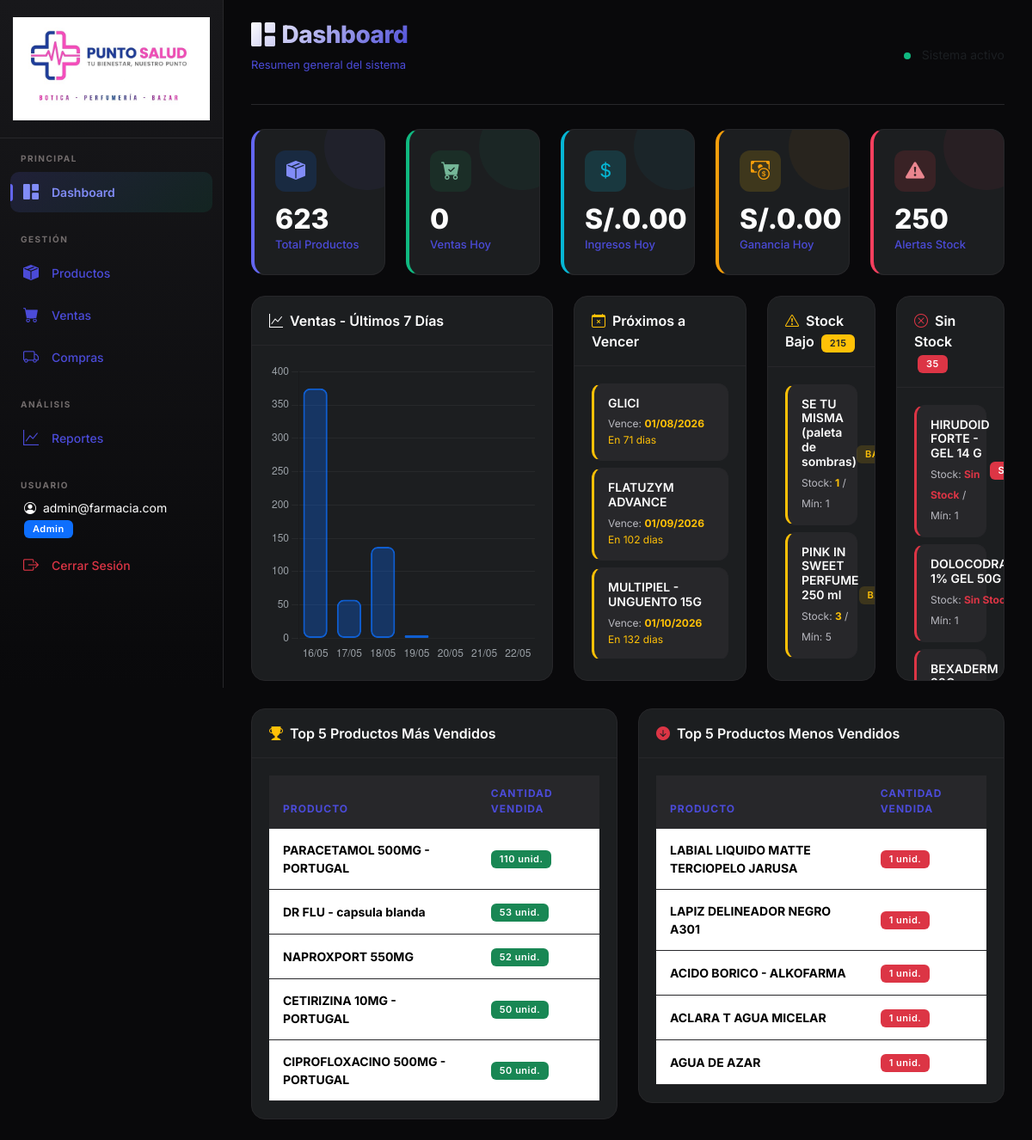
Page / (signed in) on the earlier database version.
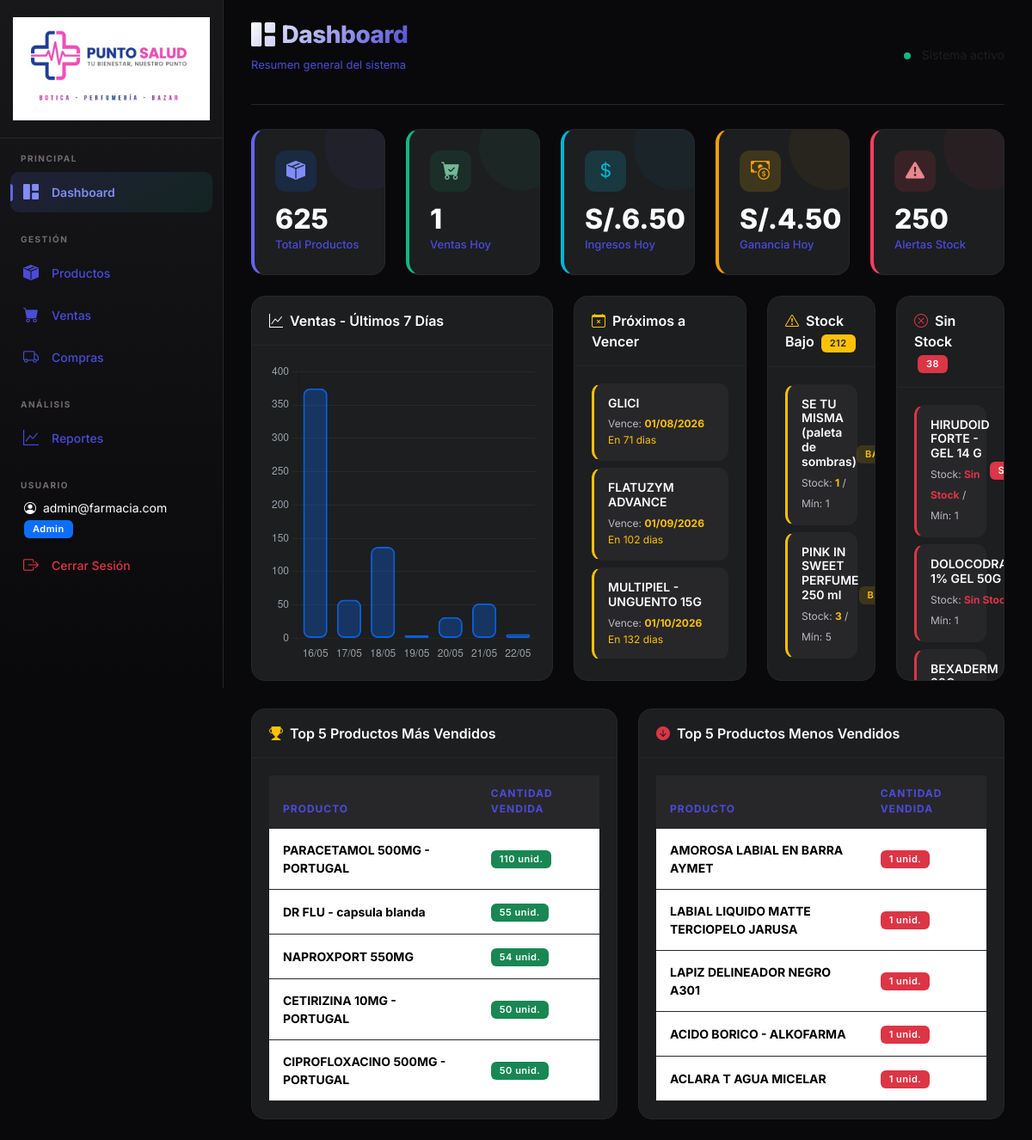
Same page on the later database version.
### models.py (models this page shows, shortened)
class Producto(db.Model):
    __tablename__ = 'productos'
    id = db.Column(db.Integer, primary_key=True)
    nombre = db.Column(db.String(200), nullable=False)
    descripcion = db.Column(db.Text, nullable=True)
    categoria = db.Column(db.String(100), nullable=True, default='General')
    lote = db.Column(db.String(100), nullable=True)
    codigo_barras = db.Column(db.String(100), nullable=True, index=True)
    precio_compra = db.Column(db.Float, nullable=False, default=0.0)
    precio_venta = db.Column(db.Float, nullable=False, default=0.0)
    stock = db.Column(db.Integer, nullable=False, default=0)
    stock_minimo = db.Column(db.Integer, nullable=False, default=5)
    fecha_vencimiento = db.Column(db.Date, nullable=True)
    precio_blister = db.Column(db.Float, nullable=True, default=0.0)
    precio_caja = db.Column(db.Float, nullable=True, default=0.0)
    fecha_creacion = db.Column(db.DateTime, default=datetime.now)
    detalles_venta = db.relationship('DetalleVenta', backref='producto', lazy=True)
    detalles_compra = db.relationship('DetalleCompra', backref='producto', lazy=True)

### app.py (the view)
@app.route('/')
@login_required
def dashboard():
    total_productos = Producto.query.count()
    productos_stock_bajo = Producto.query.filter(Producto.stock <= Producto.stock_minimo, Producto.stock > 0).all()
    productos_sin_stock = Producto.query.filter(Producto.stock == 0).all()
    hoy = datetime.now().date()
    inicio_dia = datetime.combine(hoy, datetime.min.time())
    fin_dia = datetime.combine(hoy, datetime.max.time())
    ventas_hoy = Venta.query.filter(Venta.fecha.between(inicio_dia, fin_dia)).all()
    total_ventas_hoy = sum(v.total for v in ventas_hoy)
    num_ventas_hoy = len(ventas_hoy)
    costo_ventas_hoy = sum(d.cantidad * d.producto.precio_compra for v in ventas_hoy for d in v.detalles)
    ganancia_hoy = total_ventas_hoy - costo_ventas_hoy
    ventas_semana = []
    for i in range(6, -1, -1):
        dia = hoy - timedelta(days=i)
        inicio = datetime.combine(dia, datetime.min.time())
        fin = datetime.combine(dia, datetime.max.time())
        total_dia = db.session.query(func.coalesce(func.sum(Venta.total), 0)).filter(
            Venta.fecha.between(inicio, fin)
        ).scalar()
        ventas_semana.append({
            'dia': dia.strftime('%d/%m'),
            'total': float(total_dia)
        })
    ventas_por_producto = db.session.query(
        Producto.nombre,
        func.sum(DetalleVenta.cantidad).label('total_vendido')
    ).join(DetalleVenta, Producto.id == DetalleVenta.producto_id).group_by(Producto.nombre).subquery()
    top_productos = db.session.query(
        ventas_por_producto.c.nombre,
        ventas_por_producto.c.total_vendido
    ).order_by(ventas_por_producto.c.total_vendido.desc()).limit(5).all()
    bottom_productos = db.session.query(
        ventas_por_producto.c.nombre,
        ventas_por_producto.c.total_vendido
    ).order_by(ventas_por_producto.c.total_vendido.asc()).limit(5).all()
    umbral_vencimiento = hoy + timedelta(days=180)
    productos_proximos_vencer = Producto.query.filter(
        Producto.fecha_vencimiento != None,
        Producto.fecha_vencimiento <= umbral_vencimiento
    ).order_by(Producto.fecha_vencimiento.asc()).all()
    return render_template('dashboard.html',
                           total_productos=total_productos,
                           productos_stock_bajo=productos_stock_bajo,
                           productos_sin_stock=productos_sin_stock,
                           total_ventas_hoy=total_ventas_hoy,
                           num_ventas_hoy=num_ventas_hoy,
                           ganancia_hoy=ganancia_hoy,
                           ventas_semana=json.dumps(ventas_semana),
                           top_productos=top_productos,
                           bottom_productos=bottom_productos,
                           productos_proximos_vencer=productos_proximos_vencer,
                           hoy=hoy)

### app.py (called while the page is built)
@login_manager.user_loader
def load_user(user_id):
    return Usuario.query.get(int(user_id))

### models.py (called while the page is built)
    @property
    def is_admin(self):
        return self.rol == 'admin'

### templates/dashboard.html (shortened to what the changed rows need)
{% extends "base.html" %}
{% block content %}
<div class="page-header">
    <div>
        <h1><i class="bi bi-grid-1x2-fill me-2"></i>Dashboard</h1>
    </div>
</div>
<div class="row row-cols-1 row-cols-md-5 g-4 mb-4">
    <div class="col">
        <div class="stat-card primary">
            <div class="stat-icon"><i class="bi bi-box-seam-fill"></i></div>
            <div class="stat-value">{{ total_productos }}</div>
            <div class="stat-label">Total Productos</div>
        </div>
    </div>
    <div class="col">
        <div class="stat-card success">
            <div class="stat-icon"><i class="bi bi-cart-check-fill"></i></div>
            <div class="stat-value">{{ num_ventas_hoy }}</div>
            <div class="stat-label">Ventas Hoy</div>
        </div>
    </div>
    <div class="col">
        <div class="stat-card info">
            <div class="stat-icon"><i class="bi bi-currency-dollar"></i></div>
            <div class="stat-value">S/.{{ "%.2f"|format(total_ventas_hoy) }}</div>
            <div class="stat-label">Ingresos Hoy</div>
        </div>
    </div>
    <div class="col">
        <div class="stat-card warning">
            <div class="stat-icon"><i class="bi bi-cash-coin"></i></div>
            <div class="stat-value">S/.{{ "%.2f"|format(ganancia_hoy) }}</div>
            <div class="stat-label">Ganancia Hoy</div>
        </div>
    </div>
</div>
<div class="row g-4">
    <div class="col-md-5">
        <div class="card h-100">
            <div class="card-body">
                <canvas id="chartVentasSemana" height="280"></canvas>
            </div>
        </div>
    </div>
    <div class="col-md-3">
        <div class="card h-100">
            <div class="card-body" style="max-height: 340px; overflow-y: auto;">
                {% if productos_proximos_vencer %}
                {% for p in productos_proximos_vencer %}
                {% set dias_restantes = (p.fecha_vencimiento - hoy).days %}
                <div class="cart-item"
                    style="border-left: 3px solid {% if dias_restantes <= 0 %}#dc3545{% elif dias_restantes <= 30 %}#fd7e14{% else %}#ffc107{% endif %};">
                    <div class="item-info">
                        <h6>{{ p.nombre }}</h6>
                        <small>Vence: <strong
                                class="{% if dias_restantes <= 0 %}text-danger{% elif dias_restantes <= 30 %}text-warning{% else %}text-warning{% endif %}">
                                {{ p.fecha_vencimiento.strftime('%d/%m/%Y') }}
                            </strong></small>
                        {% if dias_restantes <= 0 %}
                        <small class="text-danger d-block">Vencido hace {{ dias_restantes|abs }} dias</small>
                        {% elif dias_restantes <= 30 %}
                        <small class="text-warning d-block">Vence en {{ dias_restantes }} dias</small>
                        {% else %}
                        <small style="color: #ffc107;" class="d-block">En {{ dias_restantes }} dias</small>
                        {% endif %}
                    </div>
                </div>
                {% endfor %}
                {% else %}
                <div class="empty-state py-4">
                    <i class="bi bi-calendar-check text-success" style="font-size: 30px;"></i>
                    <h6 class="mt-2 text-muted">Nada por vencer</h6>
                </div>
                {% endif %}
            </div>
        </div>
    </div>
    <div class="col-md-2">
        <div class="card h-100">
            <div class="card-header">
                <i class="bi bi-exclamation-triangle text-warning me-2"></i>Stock Bajo
                <span class="badge bg-warning text-dark ms-1">{{ productos_stock_bajo|length }}</span>
            </div>
            <div class="card-body" style="max-height: 340px; overflow-y: auto;">
                {% if productos_stock_bajo %}
                {% for p in productos_stock_bajo %}
                <div class="cart-item" style="border-left: 3px solid #ffc107;">
                    <div class="item-info">
                        <h6>{{ p.nombre }}</h6>
                        <small>Stock: <strong class="text-warning">{{ p.stock }}</strong> / Mín: {{ p.stock_minimo }}</small>
                    </div>
                    <span class="badge badge-stock-bajo">BAJO</span>
                </div>
                {% endfor %}
                {% else %}
                <div class="empty-state py-4">
                    <i class="bi bi-check-circle text-success" style="font-size: 30px;"></i>
                    <h6 class="mt-2 text-muted">Sin alertas</h6>
                </div>
                {% endif %}
            </div>
        </div>
    </div>
    <div class="col-md-2">
        <div class="card h-100">
            <div class="card-header">
                <i class="bi bi-x-circle text-danger me-2"></i>Sin Stock
                <span class="badge bg-danger ms-1">{{ productos_sin_stock|length }}</span>
            </div>
            <div class="card-body" style="max-height: 340px; overflow-y: auto;">
                {% if productos_sin_stock %}
                {% for p in productos_sin_stock %}
                <div class="cart-item" style="border-left: 3px solid #dc3545;">
                    <div class="item-info">
                        <h6>{{ p.nombre }}</h6>
                        <small>Stock: <strong class="text-danger fw-bold">Sin Stock</strong> / Mín: {{ p.stock_minimo }}</small>
                    </div>
                    <span class="badge" style="background: #dc3545; font-size: 0.7rem;">SIN STOCK</span>
                </div>
                {% endfor %}
                {% else %}
                <div class="empty-state py-4">
                    <i class="bi bi-check-circle text-success" style="font-size: 30px;"></i>
                    <h6 class="mt-2 text-muted">Todo abastecido</h6>
                </div>
                {% endif %}
            </div>
        </div>
    </div>
</div>
<div class="row g-4 mt-2">
    <div class="col-md-6">
        <div class="card">
            <div class="card-body">
                {% if top_productos %}
                <div class="table-responsive">
                    <table class="table">
                        <thead>
                            <tr>
                                <th>Producto</th>
                                <th>Cantidad Vendida</th>
                            </tr>
                        </thead>
                        <tbody>
                            {% for p in top_productos %}
                            <tr>
                                <td><strong>{{ p.nombre }}</strong></td>
                                <td><span class="badge bg-success">{{ p.total_vendido }} unid.</span></td>
                            </tr>
                            {% endfor %}
                        </tbody>
                    </table>
                </div>
                {% else %}
                <div class="empty-state py-4">
                    <i class="bi bi-inbox text-muted" style="font-size: 40px;"></i>
                    <p class="mb-0 mt-2">No hay datos de ventas registrados</p>
                </div>
                {% endif %}
            </div>
        </div>
    </div>
    <div class="col-md-6">
        <div class="card">
            <div class="card-body">
                {% if bottom_productos %}
                <div class="table-responsive">
                    <table class="table">
                        <thead>
                            <tr>
                                <th>Producto</th>
                                <th>Cantidad Vendida</th>
                            </tr>
                        </thead>
                        <tbody>
                            {% for p in bottom_productos %}
                            <tr>
                                <td><strong>{{ p.nombre }}</strong></td>
                                <td><span class="badge bg-danger">{{ p.total_vendido }} unid.</span></td>
                            </tr>
                            {% endfor %}
                        </tbody>
                    </table>
                </div>
                {% else %}
                <div class="empty-state py-4">
                    <i class="bi bi-inbox text-muted" style="font-size: 40px;"></i>
                    <p class="mb-0 mt-2">No hay datos de ventas registrados</p>
                </div>
                {% endif %}
            </div>
        </div>
    </div>
</div>
{% endblock %}
{% block extra_js %}
<script>
    const ventasData = {{ ventas_semana| safe }};
    const ctx = document.getElementById('chartVentasSemana').getContext('2d');
    new Chart(ctx, {
        type: 'bar',
        data: {
            labels: ventasData.map(v => v.dia),
            datasets: [{
                label: 'Ventas (S/.)',
                data: ventasData.map(v => v.total),
                backgroundColor: 'rgba(13, 110, 253, 0.3)',
                borderColor: 'rgba(13, 110, 253, 0.8)',
                borderWidth: 2,
                borderRadius: 8,
                borderSkipped: false
            }]
        },
        options: {
            responsive: true,
            maintainAspectRatio: false,
            plugins: {
                legend: { display: false }
            },
            scales: {
                y: {
                    beginAtZero: true,
                    grid: { color: 'rgba(255,255,255,0.05)' },
                    ticks: { color: '#9aa0a6' }
                },
                x: {
                    grid: { display: false },
                    ticks: { color: '#9aa0a6' }
                }
            }
        }
    });
</script>
{% endblock %}

Differences in the rows shown:
no longer on this page (row unchanged): Producto: nombre "AGUA DE AZAR", total_vendido "1"
changed Producto "DR FLU - capsula blanda": total_vendido "53" → "55"
changed Producto "NAPROXPORT 550MG": total_vendido "52" → "54"
now on this page (row edited): Producto: nombre "AMOROSA LABIAL EN BARRA AYMET", total_vendido "1"
Other differences:
{{ total_productos }}: "623" → "625"
{{ num_ventas_hoy }}: "0" → "1"
{{ "%.2f"|format(total_ventas_hoy) }}: "0.00" → "6.50"
{{ "%.2f"|format(ganancia_hoy) }}: "0.00" → "4.50"
chart data {{ ventas_semana| safe }}: [{"dia": "16/05", "total": 374.7986}, {"dia": "17/05", "total": 58.0045}, {"dia": "18/05", "total": 137.304}, {"dia": "19/05", "total": 5.0}, {"dia": "20/05", "total": 0.0}, {"dia": "21/05", "total": 0.0}, {"dia": "22/05", "total": 0.0}] → [{"dia": "16/05", "total": 374.7986}, {"dia": "17/05", "total": 58.0045}, {"dia": "18/05", "total": 137.304}, {"dia": "19/05", "total": 5.0}, {"dia": "20/05", "total": 31.9}, {"dia": "21/05", "total": 52.5}, {"dia": "22/05", "total": 6.5}]
{{ productos_stock_bajo|length }}: "215" → "212"
{{ productos_sin_stock|length }}: "35" → "38"
